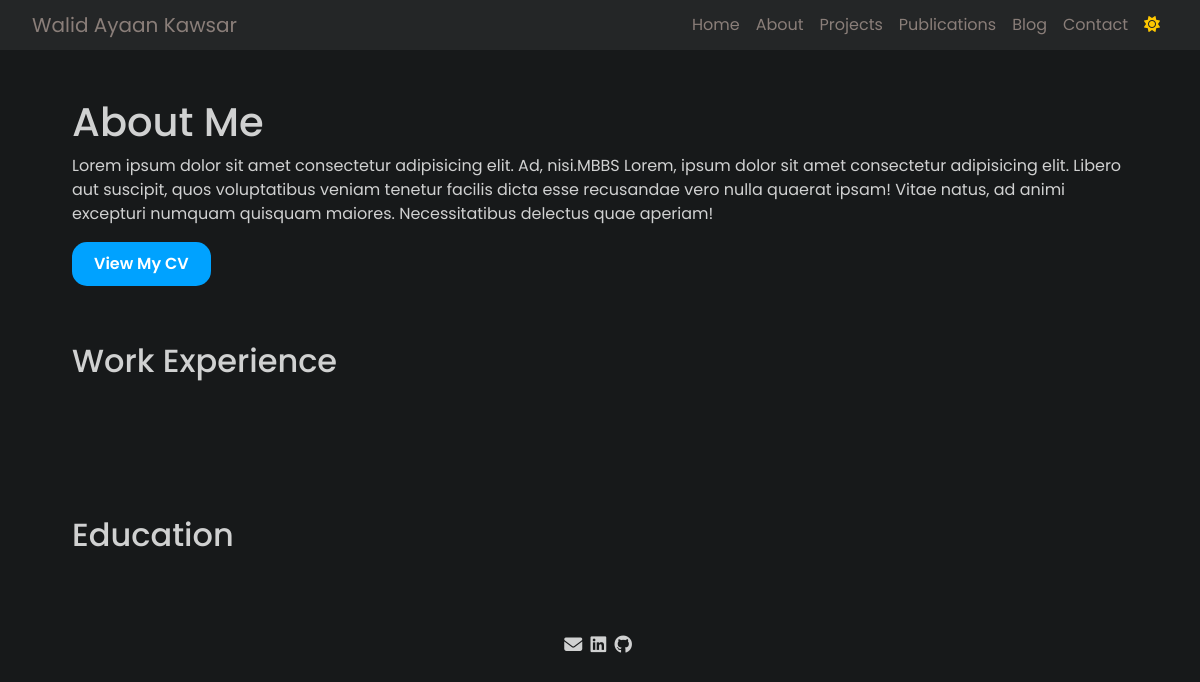
The app's page /pages/about.html, older data.
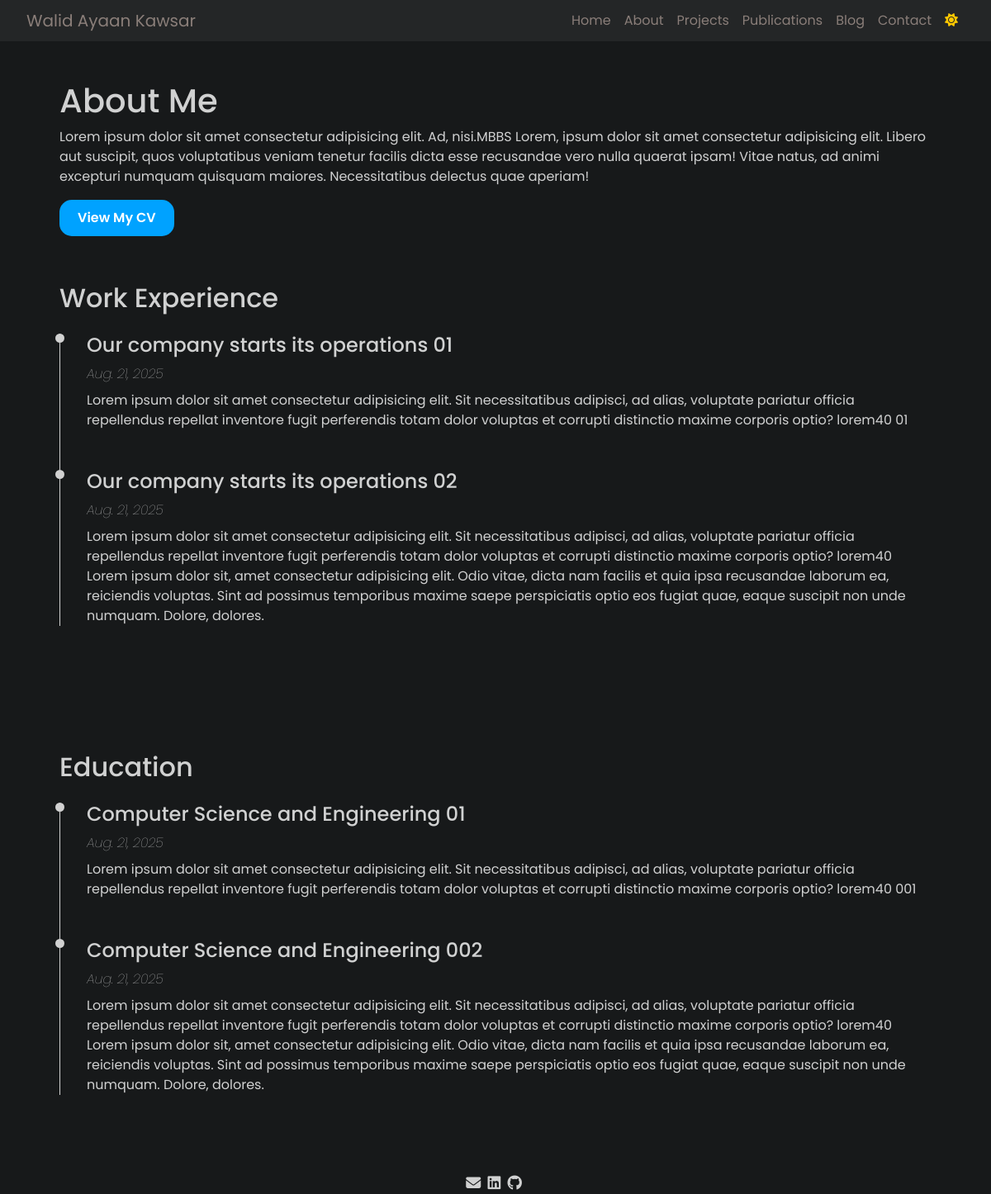
The same page, newer data.
### main/models.py (models this page shows)
class Profile(models.Model):
    picture = models.ImageField(upload_to='profile/', blank=True, null=True)
    graduate = models.CharField(max_length=100, blank=True, null=True)
    cv = models.FileField(upload_to='cv/', blank=True, null=True)
    description = models.TextField(blank=True, null=True)

class skill(models.Model):
    work = models.CharField(max_length=100, blank=True, null=True)
    work_description = models.TextField(blank=True, null=True)
    work_date = models.DateField(blank=True, null=True)
    education = models.CharField(max_length=100, blank=True, null=True)
    education_description = models.TextField(blank=True, null=True)
    education_date = models.DateField(blank=True, null=True)

### main/views.py (the view)
# urls.py: path('pages/about.html', views.about, name='about'),
def about(request):
    about = Profile.objects.first()
    experience = skill.objects.all()
    return render(request, 'pages/about.html', {'about': about, 'experience': experience})
    return render(request, 'pages/blog.html')

### templates/pages/about.html (shortened to what this page needs)
{% load static %}
<!DOCTYPE html>
<html lang="en">
<head>
    <link href="https://cdn.jsdelivr.net/npm/bootstrap@5.3.2/dist/css/bootstrap.min.css" rel="stylesheet"
>
    <link rel="stylesheet" href="https://cdnjs.cloudflare.com/ajax/libs/font-awesome/6.4.2/css/all.min.css"
 />
    <link rel="stylesheet" href="{% static 'css/all.css' %}">
    <link rel="stylesheet" href="{% static 'css/about.css'%}">
</head>
<body id="body" class="dark-mode">
    <nav class="navbar navbar-expand-lg">
        <div class="">
            <a class="navbar-brand" href="../index.html">Walid Ayaan Kawsar</a>
        </div>
        <div class="collapse navbar-collapse" id="navbarNav">
            <ul class="navbar-nav ms-auto">
                <li class="nav-item">
                    <a class="nav-link" href="../index.html">Home</a>
                </li>
                <li class="nav-item">
                    <a class="nav-link" href="about.html">About</a>
                </li>
                <li class="nav-item">
                    <a class="nav-link" href="project.html">Projects</a>
                </li>
                <li class="nav-item">
                    <a class="nav-link" href="publications.html">Publications</a>
                </li>
                <li class="nav-item">
                    <a class="nav-link" href="blog.html">Blog</a>
                </li>
                <li class="nav-item">
                    <a class="nav-link" href="contact.html">Contact</a>
                </li>
                    <button class="nav-link" id="toggle-mode"><i class="fa-solid fa-sun"
                            style="color: #ffc800;"></i></button>
            </ul>
        </div>
    </nav>
    <section id="aboutTop">
        <h1>About Me</h1>
        <p>{{ about.description }}</p>
        <button id="CvBtn">
            <a target="_blank" href="{{ about.cv.url }}"> View My CV </a>
        </button>
    </section>
    <section class="py-5" id="work-experience-timeline">
        <h2 class="mt-2 pb-3">Work Experience</h2>
        <ul class="timeline">
            {% for experience in experience %}
            <li class="timeline-item mb-5">
                <h4 class="">{{ experience.work }}</h4>
                <p class="mb-2 fst-italic fw-lighter"> {{ experience.work_date }}</p>
                <p class="">{{ experience.work_description }}</p>
            </li>
            {% endfor %}
        </ul>
    </section>
    <section class="py-5" id="work-experience-timeline">
        <h2 class="mt-2 pb-3">Education</h2>
        <ul class="timeline">
            {% for education in experience %}
            <li class="timeline-item mb-5">
                <h4 class="">{{ education.education }}</h4>
                <p class="mb-2 fst-italic fw-lighter"> {{ education.education_date }}</p>
                <p class="">{{ education.education_description }}</p>
            </li>
            {% endfor %}
        </ul>
    </section>
    <footer>
        <a href="mailto: abc@example.com"><i class="fa-solid fa-envelope"></i></a>
        <a href=""><i class="fa-brands fa-linkedin"></i></a>
        <a href=""><i class="fa-brands fa-github"></i></a>
    </footer>
</body>
</html>

### static/css/all.css (style rules this page uses)
:root { --fontColor: rgba(255,255,255,0.8); --BGcolor: #17191a; --navBG: #242627; }
body.dark-mode { --fontColor: rgba(255,255,255,0.8); --BGcolor: #17191a; background-color: #17191a !important; color: rgba(255,255,255,0.8) !important; font-family: 'Poppins', sans-serif !important; }
nav { background-color: var(--BGcolor) !important; color: var(--fontColor) !important; padding: 0.3rem 2rem !important; }
.navbar { background-color: var(--navBG) !important; }
.navbar-brand, .nav-link { color: #8a7e79 !important; }
.nav-link { position: relative; text-decoration: none; }
.nav-link::before { content: ''; position: absolute; bottom: 0; left: 0; width: 0; height: 2px; background-color: #0088ff; transition: width 0.3s ease; }
section { padding: 0 4.5rem; }
footer { width: 100%; text-align: center; }
footer > a > i { color: var(--fontColor); font-size: large; margin-right: 4px; }

### static/css/about.css (style rules this page uses)
.timeline { border-left: 1px solid hsl(0, 0%, 82%); position: relative; list-style: none; }
.timeline .timeline-item { position: relative; }
.timeline .timeline-item:after { position: absolute; display: block; top: 0; }
.timeline .timeline-item:after { background-color: hsl(0, 0%, 82%); left: -38px; border-radius: 50%; height: 11px; width: 11px; content: ""; }
#aboutTop { margin-top: 3rem; }
#CvBtn>a { text-decoration: none; color: white; }
#CvBtn { background-color: rgb(0, 162, 255); border: 2px solid transparent; border-radius: 15px; padding: 8px 20px !important; font-weight: 600; cursor: pointer; transition: all 0.3s ease; }
#CvBtn > a { text-decoration: none; color: white; }

Row changes from the older to the newer data that the page shows:
added skill: work "Our company starts its operations 01", work_date "Aug. 21, 2025", work_description "Lorem ipsum dolor sit amet consectetur adipisicing elit. Sit necessitatibus adipisci, ad alias, voluptate pariatur officia repellendus repellat inventore fugit perferendis totam dolor voluptas et corrupti distinctio maxime corporis optio? lorem40 01", education "Computer Science and Engineering 01", education_date "Aug. 21, 2025", education_description "Lorem ipsum dolor sit amet consectetur adipisicing elit. Sit necessitatibus adipisci, ad alias, voluptate pariatur officia repellendus repellat inventore fugit perferendis totam dolor voluptas et corrupti distinctio maxime corporis optio? lorem40 001"
added skill: work "Our company starts its operations 02", work_date "Aug. 21, 2025", work_description "Lorem ipsum dolor sit amet consectetur adipisicing elit. Sit necessitatibus adipisci, ad alias, voluptate pariatur officia repellendus repellat inventore fugit perferendis totam dolor voluptas et corrupti distinctio maxime corporis optio? lorem40 Lorem ipsum dolor sit, amet consectetur adipisicing elit. Odio vitae, dicta nam facilis et quia ipsa recusandae laborum ea, reiciendis voluptas. Sint ad possimus temporibus maxime saepe perspiciatis optio eos fugiat quae, eaque suscipit non unde numquam. Dolore, dolores.", education "Computer Science and Engineering 002", education_date "Aug. 21, 2025", education_description "Lorem ipsum dolor sit amet consectetur adipisicing elit. Sit necessitatibus adipisci, ad alias, voluptate pariatur officia repellendus repellat inventore fugit perferendis totam dolor voluptas et corrupti distinctio maxime corporis optio? lorem40 Lorem ipsum dolor sit, amet consectetur adipisicing elit. Odio vitae, dicta nam facilis et quia ipsa recusandae laborum ea, reiciendis voluptas. Sint ad possimus temporibus maxime saepe perspiciatis optio eos fugiat quae, eaque suscipit non unde numquam. Dolore, dolores."
